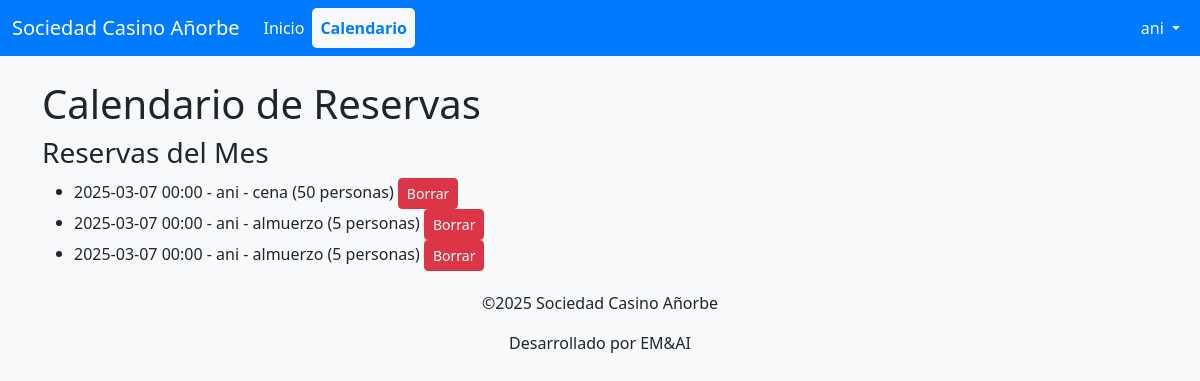
Page /calendar (signed in) on the committed database.
### app.py (models this page shows)
class User(UserMixin, db.Model):
    id = db.Column(db.Integer, primary_key=True)
    username = db.Column(db.String(80), unique=True, nullable=False)
    password = db.Column(db.String(120))  # La contraseña puede ser NULL inicialmente
    es_socio = db.Column(db.Boolean, default=False)  # Indica si el usuario es un socio
    es_admin = db.Column(db.Boolean, default=False)  # Indica si el usuario es un administrador
    reservas = db.relationship('Reserva', backref='usuario', lazy=True)

class Reserva(db.Model):
    id = db.Column(db.Integer, primary_key=True)
    user_id = db.Column(db.Integer, db.ForeignKey('user.id'), nullable=False)
    fecha = db.Column(db.DateTime, nullable=False)
    tipo_evento = db.Column(db.String(50), nullable=False)  # Almuerzo, Comida, Merienda, Cena
    comensales = db.Column(db.Integer, nullable=False)  # Número de comensales
    usa_horno = db.Column(db.Boolean, default=False)  # ¿Se usará el horno?
    email_notificacion = db.Column(db.String(120))  # Email para notificaciones
    fecha_creacion = db.Column(db.DateTime, default=datetime.now)  # Fecha y hora de creación de la reserva

### app.py (the view)
@app.route('/calendar')
@login_required
def calendar():
    aforo_maximo = Configuracion.query.filter_by(clave='aforo_maximo').first().valor
    limite_hornos = Configuracion.query.filter_by(clave='limite_hornos').first().valor
    hoy = datetime.today()
    reservas_mes = Reserva.query.filter(
        db.extract('year', Reserva.fecha) == hoy.year,
        db.extract('month', Reserva.fecha) == hoy.month
    ).all()
    return render_template('calendar.html', configuracion={'aforo_maximo': aforo_maximo, 'limite_hornos': limite_hornos}, reservas_mes=reservas_mes)

### app.py (called while the page is built)
@login_manager.user_loader
def load_user(user_id):
    return User.query.get(int(user_id))

### templates/calendar.html (shortened to what this page needs)
{% extends "base.html" %}
{% block content %}
<h1>Calendario de Reservas</h1>
<h3>Reservas del Mes</h3>
<ul id="reservasMes">
    {% for reserva in reservas_mes %}
    <li>
        {{ reserva.fecha.strftime('%Y-%m-%d %H:%M') }} - {{ reserva.usuario.username }} - {{ reserva.tipo_evento }} ({{ reserva.comensales }} personas)
        <form action="{{ url_for('borrar_reserva', reserva_id=reserva.id) }}" method="POST" style="display:inline;">
            <button type="submit" class="btn btn-danger btn-sm">Borrar</button>
        </form>
    </li>
    {% endfor %}
</ul>
{% endblock %}

### templates/base.html (shortened to what this page needs)
<!DOCTYPE html>
<html lang="es">
<head>
    <link href="https://cdn.jsdelivr.net/npm/bootstrap@5.3.0/dist/css/bootstrap.min.css" rel="stylesheet">
    <link href="https://cdn.jsdelivr.net/npm/fullcalendar@5.11.3/main.min.css" rel="stylesheet">
    <link rel="stylesheet" href="{{ url_for('static', filename='styles.css') }}">
</head>
<body>
    <header>
        <nav class="navbar navbar-expand-lg navbar-light bg-light">
            <div class="container-fluid">
                <a class="navbar-brand" href="/">Sociedad Casino Añorbe</a>
                <div class="collapse navbar-collapse" id="navbarNav">
                    <ul class="navbar-nav me-auto">
                        <li class="nav-item">
                            <a class="nav-link {% if request.endpoint == 'index' %}active{% endif %}" href="{{ url_for('index') }}">Inicio</a>
                        </li>
                        <li class="nav-item">
                            <a class="nav-link {% if request.endpoint == 'calendar' %}active{% endif %}" href="{{ url_for('calendar') }}">Calendario</a>
                        </li>
                    </ul>
                    <ul class="navbar-nav">
                        {% if current_user.is_authenticated %}
                        <li class="nav-item dropdown">
                            <a class="nav-link dropdown-toggle" href="#" id="navbarDropdown" role="button" data-bs-toggle="dropdown" aria-expanded="false">
                                {{ current_user.username }}
                            </a>
                        </li>
                        {% else %}
                        <li class="nav-item">
                            <a class="nav-link" href="{{ url_for('login') }}">Iniciar sesión</a>
                        </li>
                        {% endif %}
                    </ul>
                </div>
            </div>
        </nav>
    </header>
    <main class="container mt-4">
        {% block content %}{% endblock %}
    </main>
 <footer>
      <p>©2025 Sociedad Casino Añorbe</p>
      <p>Desarrollado por EM&AI</p>
</footer>
</body>
</html>

### static/styles.css (style rules this page uses)
body { background-color: #f8f9fa; }
.navbar { background-color: #007bff !important; }
.navbar-brand, .nav-link { color: white !important; }
.nav-link.active { font-weight: bold; color: #007bff !important; background-color: #f8f9fa; border-radius: 5px; }
footer { text-align: center; margin-top: 20px; }

### rows in the picture
User: username "ani"
Reserva: fecha "2025-03-07 00:00", usuario.username "ani", tipo_evento "cena", comensales "50"
Reserva: fecha "2025-03-07 00:00", usuario.username "ani", tipo_evento "almuerzo", comensales "5"
Reserva: fecha "2025-03-07 00:00", usuario.username "ani", tipo_evento "almuerzo", comensales "5"
